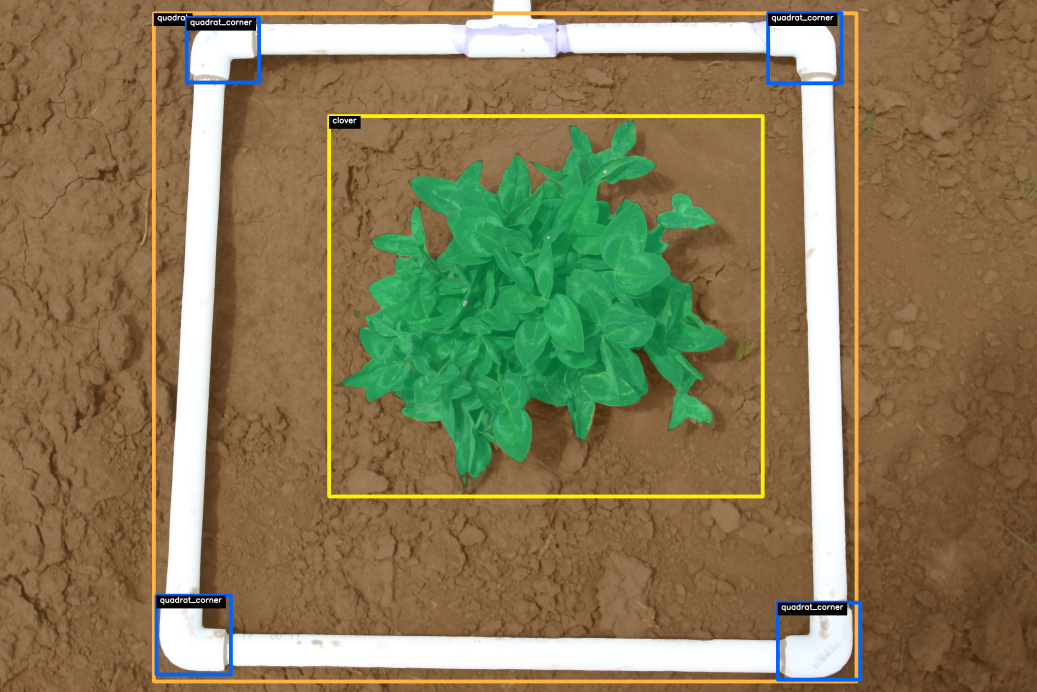
#> input picture assets/Ta00070_20170703.jpg, 5184 x 3456 px, found by its file name (shown at 1/5 size)
$ python create_readme_images.py
#> lines starting #> are read from the running program, lines starting #| are printed output that depends on the picture
import cv2
import json
import os
import pandas as pd
import numpy as np


img_paths = [
    'data/processed/images/Ta00070_20170703.jpg',
    'data/processed/images/Ta00079_20170703.jpg',
    'data/processed/images/Ta00058_20170703.jpg',
    'data/processed/images/Ta00696_20170703.jpg'

]
mask_paths = [
    'data/processed/targets/Ta00070_20170703.png',
    'data/processed/targets/Ta00079_20170703.png',
    'data/processed/targets/Ta00058_20170703.png',
    'data/processed/targets/Ta00696_20170703.png'
]

bbox_path = 'data/bboxes.csv'

SCALE_FACTOR = 0.005
PADDING = 0.005
FONT_THICKNESS = 0.001

color_map = np.array(
    [
        [20, 66, 112],     # Class 0
        [255, 255, 255],    # Class 1
        [100, 200, 0]       # Class 2
    ],
    dtype=np.uint8
)

bbox_color_map = {
    'clover': (0, 239, 255),
    'quadrat': (67, 179, 255),
    'quadrat_corner': (255, 100, 0)
}


df = pd.read_csv(bbox_path)
#> (reads data/bboxes.csv from the repository)

for img_path, mask_path in zip(img_paths, mask_paths):
    img = cv2.imread(img_path)
#> img is the input picture: shape (3456, 5184, 3); mean B, G, R 87.3, 122.5, 135.8
    img_name = os.path.basename(img_path)

    # Read in grayscale mask and convert to binary mask with numpy broadcasting
    bin_mask = cv2.imread(mask_path, cv2.IMREAD_GRAYSCALE)
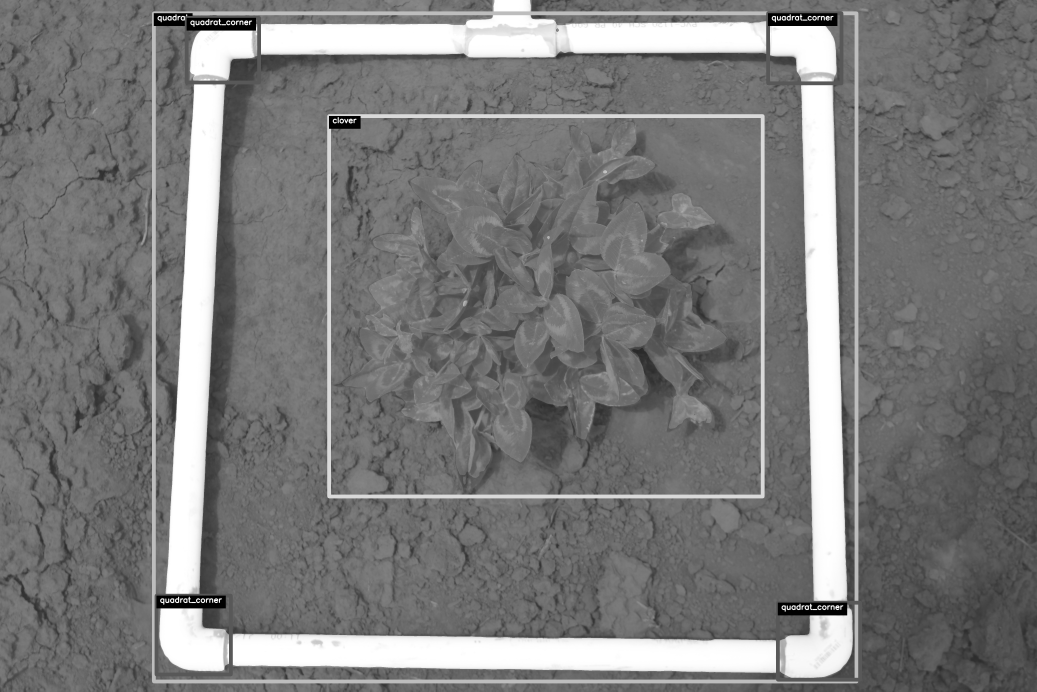
#> bin_mask: shape (3456, 5184) (shown at 1/5 size); min 0, max 255, mean 122.5
#> (the run stopped early here; a loop or call above may not have finished)
